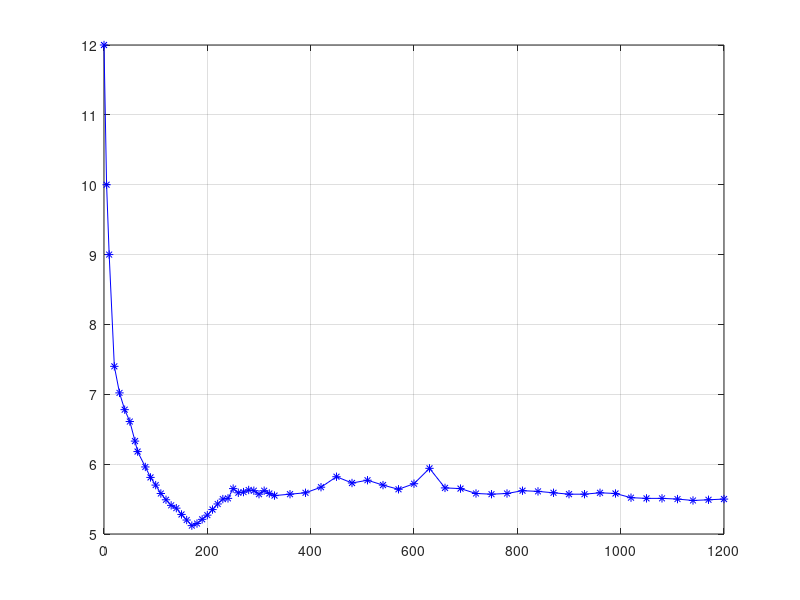

Reproduce this figure in MATLAB.
 A=importdata('altita.txt');
 x=A.data(:,1);
 y=A.data(:,3);
  j=length(x);
  plot(x,y,'b*');
  hold on;
  grid on;
  plot(x,y,'b');